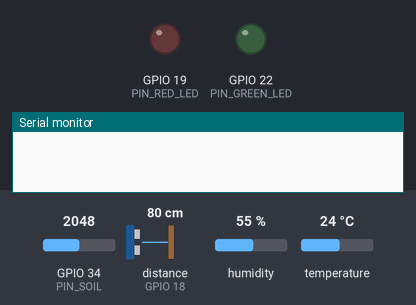
Simulated run of this sketch. Board: ESP32. On the bench: output pins drawn as LEDs (lit = HIGH), the last lines printed to the serial monitor. Wiring (inferred from the names in the program): ultrasonic range finder: trigger GPIO 5; echo GPIO 18. The test bench sets the inputs (shaded band); at power-on: GPIO 34 (PIN_SOIL) = 2048, distance to the obstacle (sensor on GPIO 18) 80 cm, humidity 55 %, temperature 24 °C (analog values on the 0–4095 scale). The echo pulse lasts 58.3 µs per cm; pins used as bus, display or sensor lines are not drawn.

Above: at 0.0 s.
At 1.6 s:
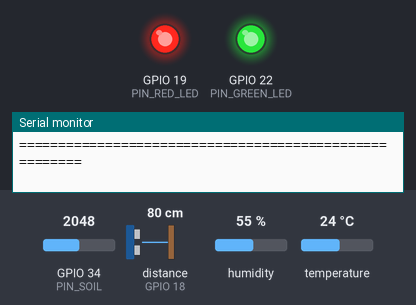
At 3.5 s:
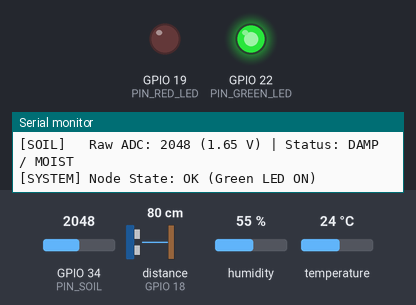
3.6 s: GPIO 34 (PIN_SOIL) set to 1760
9.0 s: GPIO 34 (PIN_SOIL) set to 3240
Timing chart, 0 to 12.0 s (numbered marks = the images above; inputs shaded):
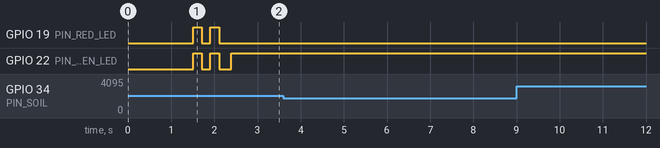

The sketch:

sensor_diagnostic_suite.ino
```cpp
/*
 * DisasterSense - Phase 2: Sensor Diagnostic & Telemetry Suite
 *
 * Target Board: ESP32 Dev Module / DevKit WROOM-32
 * Baud Rate:    115200 baud
 *
 * Pin Map:
 *   - HC-SR04 TRIG: GPIO 5 (Output)
 *   - HC-SR04 ECHO: GPIO 18 (Input via 1k/2k voltage divider)
 *   - DHT11 DATA:   GPIO 4 (Bidirectional via DHT library)
 *   - Soil Sensor:  GPIO 34 (ADC1 Analog Input)
 *   - Red LED:      GPIO 19 (Output via 330 ohm)
 *   - Green LED:    GPIO 22 (Output via 330 ohm)
 *   - Buzzer:       DISCONNECTED
 *
 * Requirements:
 *   Install 'DHT sensor library' by Adafruit in Arduino IDE.
 */

#include "DHT.h"

// Pin Definitions
const int PIN_TRIG      = 5;
const int PIN_ECHO      = 18;
const int PIN_DHT       = 4;
const int PIN_SOIL      = 34;
const int PIN_RED_LED   = 19;
const int PIN_GREEN_LED = 22;

#define DHTTYPE DHT11
DHT dht(PIN_DHT, DHTTYPE);

// Physical Constants
const float SOUND_SPEED = 0.0343; // cm/microsecond in ambient air
const unsigned long ECHO_TIMEOUT_US = 30000; // ~5.1m max timeout

void setup() {
  Serial.begin(115200);
  delay(1500);

  Serial.println("\n=======================================================");
  Serial.println("  DisasterSense - ESP32 Hardware Diagnostic Suite    ");
  Serial.println("=======================================================");

  // Initialize LEDs
  pinMode(PIN_RED_LED, OUTPUT);
  pinMode(PIN_GREEN_LED, OUTPUT);
  digitalWrite(PIN_RED_LED, LOW);
  digitalWrite(PIN_GREEN_LED, LOW);

  // Initialize Ultrasonic Pins
  pinMode(PIN_TRIG, OUTPUT);
  pinMode(PIN_ECHO, INPUT);
  digitalWrite(PIN_TRIG, LOW);

  // Initialize ADC for Soil Sensor
  analogReadResolution(12);
  analogSetPinAttenuation(PIN_SOIL, ADC_11db);

  // Initialize DHT11
  dht.begin();

  // Startup LED Indicator: Flash both LEDs twice to confirm power & GPIO
  for (int i = 0; i < 2; i++) {
    digitalWrite(PIN_RED_LED, HIGH);
    digitalWrite(PIN_GREEN_LED, HIGH);
    delay(200);
    digitalWrite(PIN_RED_LED, LOW);
    digitalWrite(PIN_GREEN_LED, LOW);
    delay(200);
  }

  Serial.println("Diagnostics initialized. Reading sensors every 2.5s...\n");
}

void loop() {
  // 1. Read DHT11 Temperature & Humidity
  float humidity = dht.readHumidity();
  float temperature = dht.readTemperature();
  bool dhtValid = !(isnan(humidity) || isnan(temperature));

  // 2. Read HC-SR04 Ultrasonic Distance
  digitalWrite(PIN_TRIG, LOW);
  delayMicroseconds(2);
  digitalWrite(PIN_TRIG, HIGH);
  delayMicroseconds(10);
  digitalWrite(PIN_TRIG, LOW);

  unsigned long durationUs = pulseIn(PIN_ECHO, HIGH, ECHO_TIMEOUT_US);
  float distanceCm = -1.0;
  bool ultrasonicValid = false;

  if (durationUs > 0) {
    distanceCm = (durationUs * SOUND_SPEED) / 2.0;
    if (distanceCm >= 2.0 && distanceCm <= 400.0) {
      ultrasonicValid = true;
    }
  }

  // 3. Read Capacitive Soil Moisture Sensor (Average of 10 samples)
  long soilSum = 0;
  for (int i = 0; i < 10; i++) {
    soilSum += analogRead(PIN_SOIL);
    delay(5);
  }
  int rawSoilAdc = soilSum / 10;
  float soilVolts = (rawSoilAdc / 4095.0) * 3.3;

  // 4. Determine System Status & LED State
  bool allSensorsHealthy = dhtValid && ultrasonicValid;
  if (allSensorsHealthy) {
    digitalWrite(PIN_GREEN_LED, HIGH);
    digitalWrite(PIN_RED_LED, LOW);
  } else {
    // If any sensor fails, light Red LED
    digitalWrite(PIN_GREEN_LED, LOW);
    digitalWrite(PIN_RED_LED, HIGH);
  }

  // 5. Formatted Diagnostic Output to Serial Monitor (115200 baud)
  Serial.println("--------------------------------------------------------------------------------");
  Serial.print("[DHT11]  Temp: ");
  if (dhtValid) {
    Serial.print(temperature, 1);
    Serial.print(" °C | Humidity: ");
    Serial.print(humidity, 1);
    Serial.println(" % RH");
  } else {
    Serial.println("ERROR (Check GPIO 4 wiring/power)");
  }

  Serial.print("[HC-SR04] Distance: ");
  if (ultrasonicValid) {
    Serial.print(distanceCm, 1);
    Serial.println(" cm");
  } else if (durationUs == 0) {
    Serial.println("TIMEOUT (No echo received)");
  } else {
    Serial.print("OUT OF RANGE (");
    Serial.print(distanceCm, 1);
    Serial.println(" cm)");
  }

  Serial.print("[SOIL]   Raw ADC: ");
  Serial.print(rawSoilAdc);
  Serial.print(" (");
  Serial.print(soilVolts, 2);
  Serial.print(" V) | Status: ");
  if (rawSoilAdc > 3200) {
    Serial.println("DRY / IN AIR");
  } else if (rawSoilAdc < 1800) {
    Serial.println("SATURATED / WET");
  } else {
    Serial.println("DAMP / MOIST");
  }

  Serial.print("[SYSTEM] Node State: ");
  Serial.println(allSensorsHealthy ? "OK (Green LED ON)" : "SENSOR FAULT (Red LED ON)");

  delay(2500); // 2.5 second diagnostic cycle
}
```
